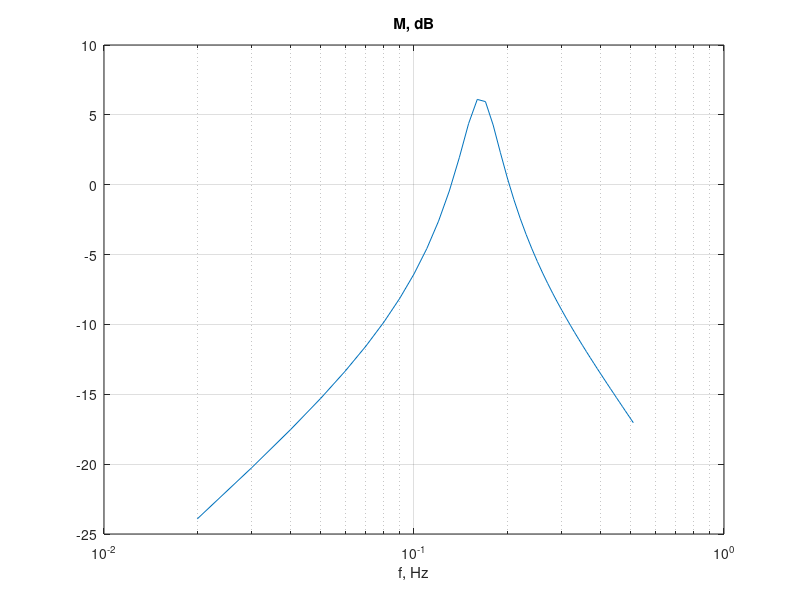
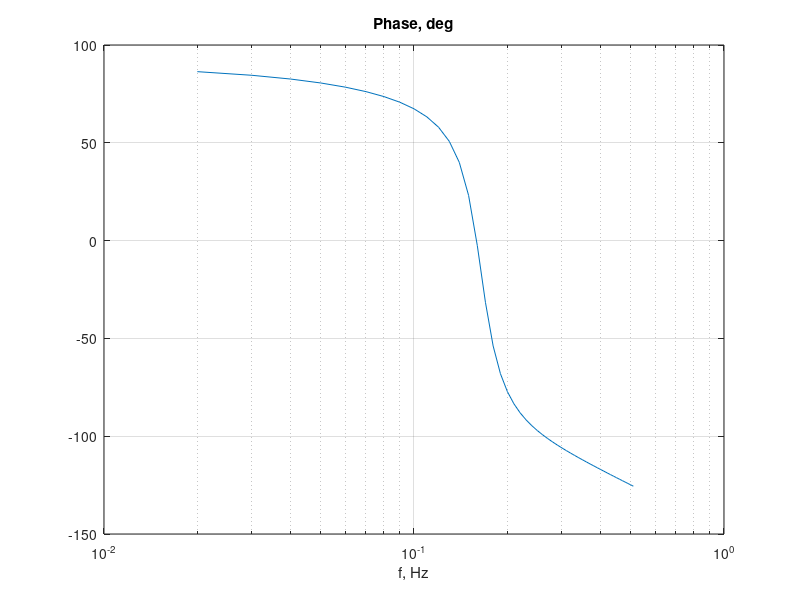

These figures' MATLAB source, in order:
clc
clear all
Vs=1;
L=1;C1=0.5;C2=0.5; R=1; 
fmin=0.01; fmax=0.5; %we define the start and end frequencies
df=0.01; % the frequency step 
nf=(fmax-fmin)/df+1; % the required number of frequency steps 
for n=1:nf; % start of frequency loop; n is a counter
f=fmin+df*n; % f takes the value of fmin +(frequency step) * (loop number)
om=2*pi*f;
ZL=j*om*L; %regular nodal analysis block. Note that om is a single number
ZC1=-j/(om*C1);
ZC2=-j/(om*C2);
Y=[1/ZL+1/ZC1+1/ZC2, -1/ZC2;...
-1/ZC2,1/ZC2+1/R];
Is=[Vs/ZL;0];
F=Y\Is;
Vout=F(2);
H=Vout/Vs;
% Note that we don't want to use M=abs(H). When the loop counter increases, 
% H will be recalculated, and "new" value of M will overwrite the "old" value. 
% In the end, all the "old" values will get lost except the very last one in the loop. 
% Therefore we need to "remember" each M value by assigning M(n)=abs (H). 
% This will create an array of M: M(1) for n=1, then M(2) for n=2 etc.
M(n)=abs(H); % accumulating M array
MdB(n)=20*log10(M(n)); % accumulating MdB array
Ph_deg(n)=angle(H)*180/pi; % accumulating Phase array
% We also need to remember the f values by accumulating them in f_plt array
f_plt(n)=f; % f_plt array (f value changes every time loop counter increases)
 end % after the end of the loop we have arrays of f_plt, M, MdB and Phase 
figure(1)
semilogx(f_plt,MdB)
title('M, dB')
xlabel('f, Hz')
grid on
figure(2)
semilogx(f_plt,Ph_deg)
title('Phase, deg')
xlabel('f, Hz')
grid on
